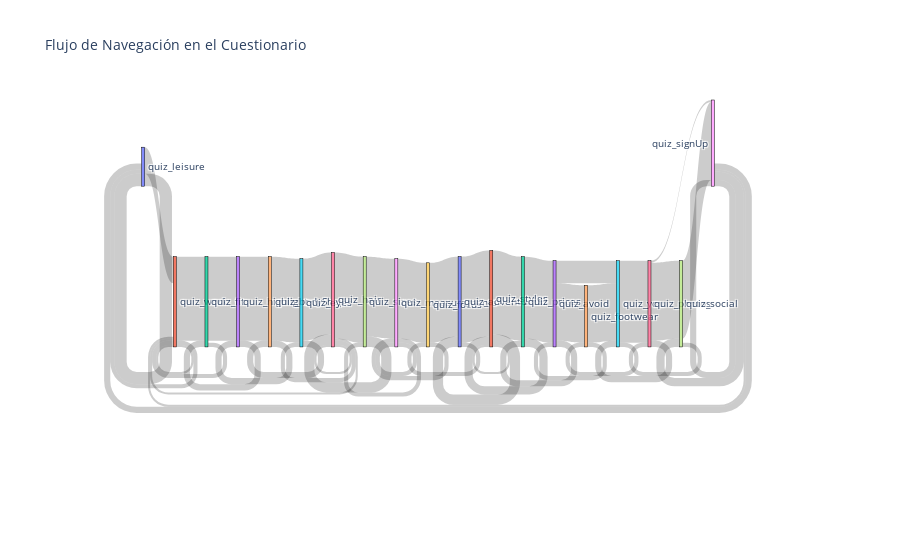

The cell this chart's notebook holds for it:
### Code cell
import pandas as pd
import plotly.graph_objects as go
from collections import Counter

# Orden de las secciones
section_order = ['quiz_leisure', 'quiz_work', 'quiz_fit', 'quiz_highlight', 'quiz_bodyShape', 
                 'quiz_eyes', 'quiz_hair', 'quiz_sizes', 'quiz_measurements', 'quiz_focus', 
                 'quiz_adventurous', 'quiz_styles', 'quiz_prices', 'quiz_avoid', 'quiz_footwear', 
                 'quiz_you', 'quiz_photos', 'quiz_social', 'quiz_signUp']

# Crear lista de transiciones
transitions = []
for path in movement_df['sections']:
    transitions.extend([(path[i], path[i+1]) for i in range(len(path)-1)])

# Contar las transiciones únicas
transition_counts = Counter(transitions)

# Obtener nodos ordenados según section_order
nodes = section_order
node_indices = {node: i for i, node in enumerate(nodes)}

# Calcular los tamaños de los nodos basado en el número de transiciones (o cualquier otro criterio)
node_sizes = [sum(1 for transition in transition_counts if node in transition) for node in nodes]

# Escalar tamaños de los nodos para visualización
max_size = max(node_sizes)  # El tamaño máximo para el nodo más grande
scaled_sizes = [size / max_size * 30 + 10 for size in node_sizes]  # Escalar tamaño entre 10 y 40 (ajustar este rango si es necesario)

# Crear listas de origen, destino y valores
source = [node_indices[src] for src, dest in transition_counts.keys()]
target = [node_indices[dest] for src, dest in transition_counts.keys()]
values = list(transition_counts.values())

# Crear gráfico de Sankey
fig = go.Figure(go.Sankey(
    node=dict(
        pad=15,
        thickness=3,  # Usar un único valor escalado para todos los nodos
        line=dict(color='black', width=0.5),
        label=nodes
    ),
    link=dict(
        source=source,
        target=target,
        value=values
    )
))

fig.update_layout(title_text='Flujo de Navegación en el Cuestionario', font_size=10)
fig.show()

### Figure 1 — Plotly figure (JSON) as saved in the notebook; plotly's stock layout.template omitted (floating-point values rounded to 4 significant figures)
{"data": [{"link": {"source": [1, 2, 3, 4, 5, 6, 7, 8, 9, 10, 11, 12, 13, 14, 15, 16, 17, 0, 18, 18, 17, 16, 15, 14, 13, 12, 11, 10, 9, 8, 7, 6, 5, 4, 3, 2, 1, 0, 13, 6, 6, 18, 1, 16, 18, 8, 11], "target": [2, 3, 4, 5, 6, 7, 8, 9, 10, 11, 12, 13, 14, 15, 16, 17, 18, 1, 18, 17, 16, 15, 14, 13, 12, 11, 10, 9, 8, 7, 6, 5, 4, 3, 2, 1, 0, 0, 15, 6, 1, 0, 1, 18, 1, 8, 11], "value": [41, 41, 41, 41, 40, 42, 39, 39, 39, 42, 41, 40, 28, 28, 40, 38, 38, 13, 3, 4, 2, 3, 2, 2, 3, 4, 5, 2, 2, 2, 5, 2, 3, 3, 3, 2, 2, 6, 11, 1, 1, 3, 1, 1, 1, 2, 1]}, "node": {"label": ["quiz_leisure", "quiz_work", "quiz_fit", "quiz_highlight", "quiz_bodyShape", "quiz_eyes", "quiz_hair", "quiz_sizes", "quiz_measurements", "quiz_focus", "quiz_adventurous", "quiz_styles", "quiz_prices", "quiz_avoid", "quiz_footwear", "quiz_you", "quiz_photos", "quiz_social", "quiz_signUp"], "line": {"color": "black", "width": 0.5}, "pad": 15, "thickness": 3}, "type": "sankey"}], "layout": {"font": {"size": 10}, "title": {"text": "Flujo de Navegación en el Cuestionario"}}}
